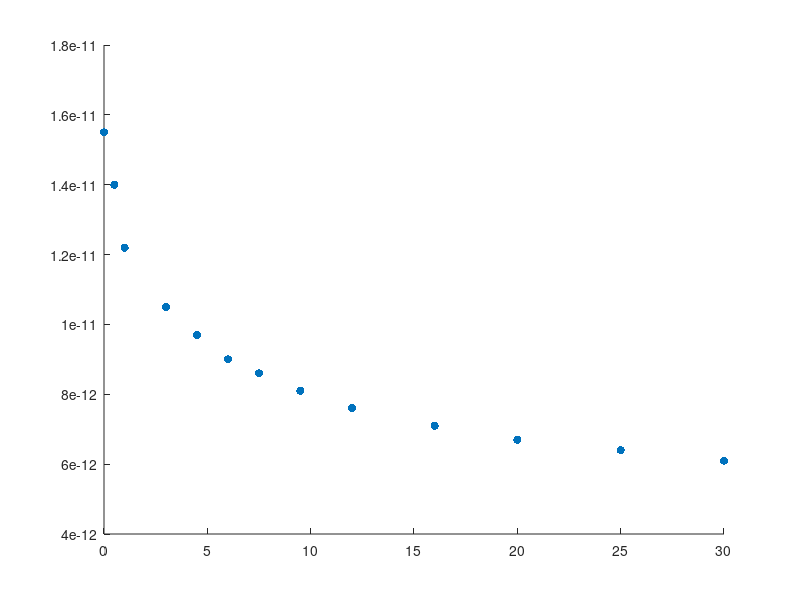

MATLAB code to generate this figure: (Note: this script raises an error after producing the figure.)
%Uzv1 = 4;
%Uzv3 = 6;
%Usv1 = 0;
%Usv7 = 12;
%U0 = 3.5;
%g22 = 2e-6;
%betta = 0.3e-3;
%
%Uzv = linspace(Uzv1, Uzv3, 3);
%Usv = linspace(Usv1,Usv7, 7);
%UsvLong = linspace(Usv1,Usv7);
%
%fh = figure();
%handler = axes(fh);
%I = zeros(size(Usv, 2), size(Usv, 2));
%for i = 1:size(Uzv, 2)
%    for j = 1:size(Usv, 2)
%        if (Uzv(i) <= U0)
%            I(i, j) = g22 .* Usv(j);
%        elseif (Usv(j) < (Uzv(i) - U0))
%            I(i, j) = betta .* (2 .* (Uzv(i) - U0) - Usv(j)) .* Usv(j) + g22 .* Usv(j);
%        else
%            I(i, j) = betta .* (Uzv(i) - U0) .* (Uzv(i) - U0) + g22 .* Usv(j);
%        end
%    end
%    y = interp1(Usv, I(i, 1:size(Usv, 2)), UsvLong, 'cubic');
%    scatter(Usv, I(i, 1:size(Usv, 2)), 'filled', 'parent', handler);
%    hold on
%    grid on
%    line(UsvLong, y, 'parent', handler);
%end




U = [0.0, 0.5, 1.0, 3.0, 4.5, 6.0, 7.5, 9.5, 12.0, 16.0, 20.0, 25.0, 30.0];
C = [15.5e-12, 14.0e-12, 12.2e-12, 10.5e-12, 9.7e-12, 9.0e-12, 8.6e-12, 8.1e-12, 7.6e-12, 7.1e-12, 6.7e-12, 6.4e-12, 6.1e-12];

x_fit = polyfit(U, C, 1);
y_fit = polyval(x_fit, U);

%plot(U, y_fit)
hold on
scatter(U, C, 'filled')

C_0 = C(1);

n = 1;
for i = 1:size(U, 2)
    if U(i) > 6
        n = i;
        break
    end
end
U = U(n:size(U, 2));
C = C(n:size(C, 2));

U_q = log(U)
C_q = log(C_0 ./ C)

x_fit = polyfit(C_q, U_q, 1)

n = 1 / x_fit(1)
fi = exp(x_fit(2))

X = linspace(0, max(U));
Y = function1(C_0, fi, n, X);

plot(X ,Y);
